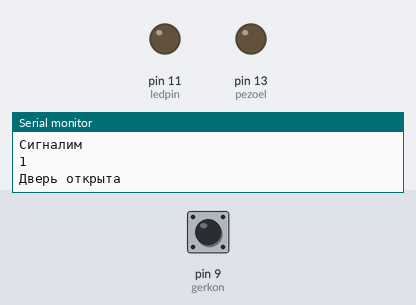
Recording of a sketch running on a simulated Arduino Uno, built with avr-gcc and run on an emulated ATmega328P. Parts: output pins drawn as LEDs (lit = HIGH), the last lines printed to the serial monitor. Dashed ring = blinking. The inputs (shaded band) are chosen by the test bench; at power-on: pin 9 (gerkon) HIGH.

Above: at 1.9 s.
2.0 s: pin 9 (gerkon) pulled LOW for 1.45 s
At 2.9 s:
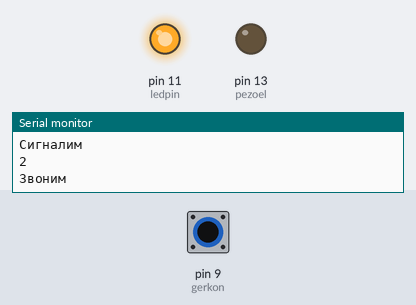
7.9 s: pin 9 (gerkon) pulled LOW for 1.45 s
At 13.42 s:
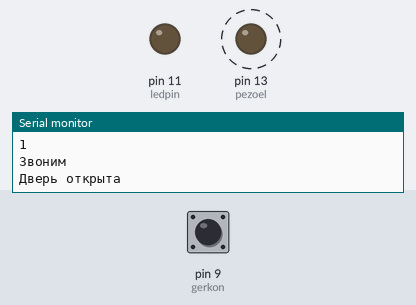
13.8 s: pin 9 (gerkon) pulled LOW for 3.2 s
At 14.9 s:
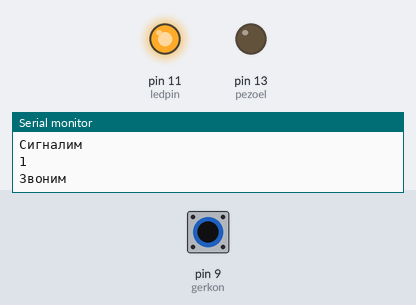
20.9 s: pin 9 (gerkon) driven LOW
At 23.0 s:
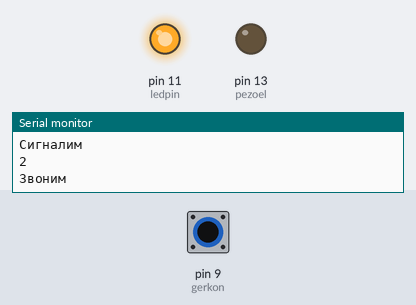
25.4 s: pin 9 (gerkon) driven HIGH
At 27.6 s:
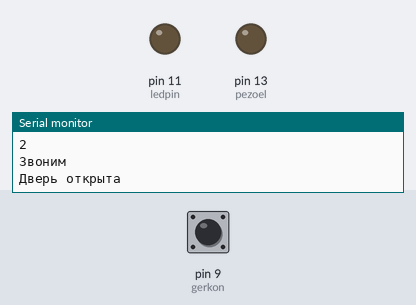
Timing chart, 0 to 30.9 s (numbered marks = the images above; inputs shaded):
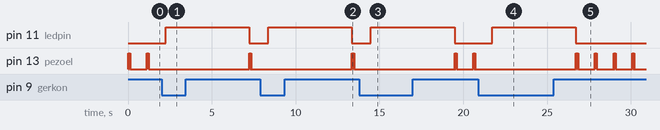

Measured:
- after the input at 2.0 s, pin 11 (ledpin): LOW → HIGH after 0.24 s, → LOW 5.0 s later
- after the input at 7.9 s, pin 11 (ledpin): LOW → HIGH after 0.46 s, → LOW 5.0 s later
- after the input at 13.8 s, pin 11 (ledpin): LOW → HIGH after 0.68 s, → LOW 5.0 s later
- after the input at 20.9 s, pin 11 (ledpin): LOW → HIGH after 0.82 s; pin 13 (pezoel): stops changing and stays LOW
- after the input at 25.4 s, pin 13 (pezoel): LOW → HIGH after 1.3 s, then repeats every 1.1 s: LOW 0.02 s, HIGH 0.05 s, LOW 1.0 s, HIGH 0.05 s

The sketch:

sketch_dec01a.ino
```cpp
int pezoel = 13;
int ledpin = 11;
int gerkon = 9;
int buttonpin = 7;

int count = 0;


// -----------------------------------------------------------------------------------
void setup()
{
  pinMode(pezoel, OUTPUT);

  pinMode(gerkon, INPUT);
  digitalWrite(gerkon, HIGH);

  pinMode(ledpin, OUTPUT);

  pinMode(buttonpin, INPUT);

  Serial.begin(9600);
}//setup
// -----------------------------------------------------------------------------------


// -----------------------------------------------------------------------------------
void loop()
{

  // ----------------------------
  while (digitalRead(gerkon) == LOW)
  {
    count = 0;
    Serial.println("ОК");
  }//while
  // ----------------------------

  // ----------------------------
  while ((digitalRead(gerkon) == HIGH) && (count < 10))
  {
    Serial.println("Дверь открыта");
    digitalWrite(pezoel, HIGH); delay(50);
    digitalWrite(pezoel, LOW); delay(20);
    digitalWrite(pezoel, HIGH); delay(50);
    digitalWrite(pezoel, LOW); delay(1000);

    Serial.println("Сигналим");
    count = count + 1;
    Serial.println(count);
  }//while
  // ----------------------------

      // ----------------------------
      alarmcall ();
      // ----------------------------

}//loop
// -----------------------------------------------------------------------------------


// -----------------------------------------------------------------------------------
void alarmcall ()
{
  // ----------------------------
  Serial.println("Звоним");
  digitalWrite(ledpin, HIGH); delay(5000);
  digitalWrite(ledpin, LOW);
  count = 0;  // и сбрасываем счетчик
  // ----------------------------
}//alarmcall
// -----------------------------------------------------------------------------------
```
